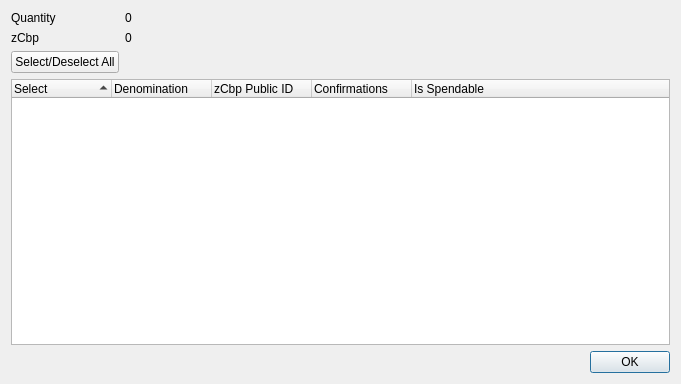
<?xml version="1.0" encoding="UTF-8"?>
<ui version="4.0">
 <class>ZCbpControlDialog</class>
 <widget class="QDialog" name="ZCbpControlDialog">
  <property name="geometry">
   <rect>
    <x>0</x>
    <y>0</y>
    <width>681</width>
    <height>384</height>
   </rect>
  </property>
  <property name="minimumSize">
   <size>
    <width>681</width>
    <height>384</height>
   </size>
  </property>
  <property name="windowTitle">
   <string>Select zCbp to Spend</string>
  </property>
  <layout class="QGridLayout" name="gridLayout">
   <item row="0" column="0">
    <layout class="QFormLayout" name="formLayout">
     <property name="sizeConstraint">
      <enum>QLayout::SetDefaultConstraint</enum>
     </property>
     <item row="0" column="0">
      <widget class="QLabel" name="labelQuantity">
       <property name="text">
        <string>Quantity</string>
       </property>
      </widget>
     </item>
     <item row="0" column="1">
      <widget class="QLabel" name="labelQuantity_int">
       <property name="text">
        <string>0</string>
       </property>
      </widget>
     </item>
     <item row="1" column="0">
      <widget class="QLabel" name="labelZCbp">
       <property name="text">
        <string>zCbp</string>
       </property>
      </widget>
     </item>
     <item row="1" column="1">
      <widget class="QLabel" name="labelZCbp_int">
       <property name="text">
        <string>0</string>
       </property>
      </widget>
     </item>
     <item row="2" column="0">
      <widget class="QPushButton" name="pushButtonAll">
       <property name="text">
        <string>Select/Deselect All</string>
       </property>
      </widget>
     </item>
    </layout>
   </item>
   <item row="1" column="0">
    <layout class="QVBoxLayout" name="verticalLayout">
     <item>
      <widget class="QTreeWidget" name="treeWidget">
       <property name="minimumSize">
        <size>
         <width>0</width>
         <height>250</height>
        </size>
       </property>
       <property name="alternatingRowColors">
        <bool>true</bool>
       </property>
       <property name="sortingEnabled">
        <bool>true</bool>
       </property>
       <property name="columnCount">
        <number>5</number>
       </property>
       <attribute name="headerDefaultSectionSize">
        <number>100</number>
       </attribute>
       <column>
        <property name="text">
         <string notr="true">Select</string>
        </property>
       </column>
       <column>
        <property name="text">
         <string notr="true">Denomination</string>
        </property>
       </column>
       <column>
        <property name="text">
         <string notr="true">zCbp Public ID</string>
        </property>
       </column>
       <column>
        <property name="text">
         <string notr="true">Confirmations</string>
        </property>
       </column>
       <column>
        <property name="text">
         <string>Is Spendable</string>
        </property>
       </column>
      </widget>
     </item>
     <item>
      <widget class="QDialogButtonBox" name="buttonBox">
       <property name="orientation">
        <enum>Qt::Horizontal</enum>
       </property>
       <property name="standardButtons">
        <set>QDialogButtonBox::Ok</set>
       </property>
      </widget>
     </item>
    </layout>
   </item>
  </layout>
 </widget>
 <resources/>
 <connections>
  <connection>
   <sender>buttonBox</sender>
   <signal>accepted()</signal>
   <receiver>ZCbpControlDialog</receiver>
   <slot>accept()</slot>
   <hints>
    <hint type="sourcelabel">
     <x>248</x>
     <y>254</y>
    </hint>
    <hint type="destinationlabel">
     <x>157</x>
     <y>274</y>
    </hint>
   </hints>
  </connection>
  <connection>
   <sender>buttonBox</sender>
   <signal>rejected()</signal>
   <receiver>ZCbpControlDialog</receiver>
   <slot>reject()</slot>
   <hints>
    <hint type="sourcelabel">
     <x>316</x>
     <y>260</y>
    </hint>
    <hint type="destinationlabel">
     <x>286</x>
     <y>274</y>
    </hint>
   </hints>
  </connection>
 </connections>
</ui>
